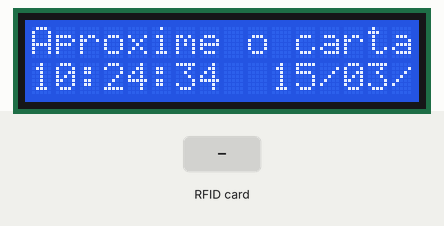
A program run on a simulated Arduino Nano, built with avr-gcc and run on an emulated ATmega328P. On the bench: 16×2 character LCD. The inputs (shaded band) are chosen by the test bench. The local clock reads 2024-03-15 10:24:30 at power-on unless the program sets it; storage starts empty; what the program prints to the serial monitor is not drawn.

Above: at 4.3 s.
4.4 s: RFID card 5E 7A 19 C4 held to the reader
At 4.48 s:
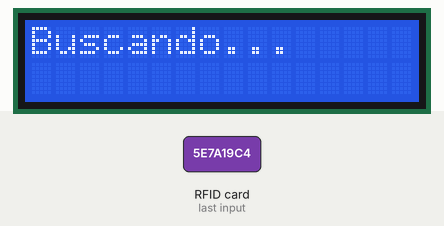
At 5.3 s:
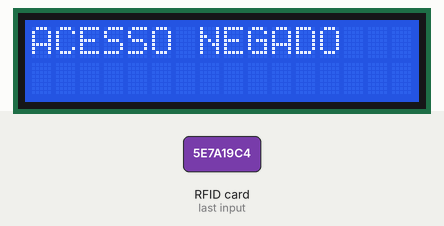
Timing chart, 0 to 7.4 s (numbered marks = the images above; inputs shaded):
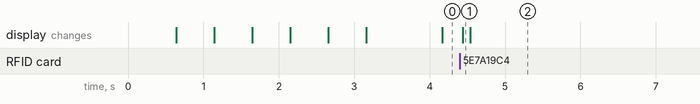

Measured:
- after the input at 4.4 s, the display: changes at once (image 1)

The program:

main.cpp
```cpp
#include <Arduino.h>
#include <LiquidCrystal.h>
LiquidCrystal lcd(7, 6, 2, 5, 3, 4);

#include <MFRC522.h> // for the RFID
#include <SPI.h> // for the RFID and SD card module
#include <SD.h> // for the SD card
#include <RTClib.h> // for the RTC
#include <string.h>


// define pins for RFID
#define CS_RFID 10
#define RST_RFID 9

// define select pin for SD card module
#define CS_SD A0

// Create a file to store the data
File myFile;
char *fileName = (char*)malloc(13*sizeof(char));

// Instance of the class for RFID
MFRC522 rfid(CS_RFID, RST_RFID);
DateTime now;

// Variable to hold the tag's UID
char* uidChar = (char*)malloc(12*sizeof(char));

// Instance of the class for RTC
RTC_DS1307 rtc;

// General Variable
int contLoop = 10;
char tmp[5] = "";


boolean readRFID() {
  Serial.print("RFID.getID()==========");
  if ( !rfid.PICC_ReadCardSerial()){
    Serial.println("FAIL_READ");
    return false;
  }
  MFRC522::PICC_Type piccType = rfid.PICC_GetType(rfid.uid.sak);
  if (
    piccType != MFRC522::PICC_TYPE_MIFARE_MINI &&
    piccType != MFRC522::PICC_TYPE_MIFARE_1K &&
    piccType != MFRC522::PICC_TYPE_MIFARE_4K) {
    Serial.println("FAIL_COMP");
    return false;
  }
  uidChar[0] = '\0';
  for (int i = 0; i < 4; i++) {
    sprintf(tmp, "%02X",rfid.uid.uidByte[i]);
    strcat(uidChar,tmp);
    if(i!=3){
      strcat(uidChar,":");
    }
  }
  rfid.PICC_HaltA();
  rfid.PCD_StopCrypto1();
  Serial.println("DONE");
  Serial.print("RFID.read()=== ");
  Serial.println(uidChar);
  return true;
}

boolean check_and_save(){
  digitalWrite(CS_SD, LOW);
  Serial.print("SDC.name_by_id()======");
  myFile = SD.open("user.csv", FILE_READ);
  delay(100);
  if (myFile.available()){
    if (myFile.find(uidChar)){
      myFile.read();
      lcd.setCursor(0, 0);
      lcd.print("BEM VINDO");
      lcd.setCursor(0, 1);
      lcd.print(myFile.readStringUntil('\n'));
      myFile.close();
      Serial.println("FIND");
      sprintf(fileName, "%02d%02d%04d.csv",now.day(),now.month(),now.year());
      Serial.print(fileName);
      Serial.print(".save()===");
      myFile = SD.open(fileName, FILE_WRITE);
      delay(200);
      if (myFile.availableForWrite()){
        sprintf(tmp,"%02d:",now.hour());
        myFile.print(tmp);
        sprintf(tmp,"%02d:",now.minute());
        myFile.print(tmp);
        sprintf(tmp,"%02d;",now.second());
        myFile.print(tmp);
        myFile.println(uidChar);
        myFile.close();
        digitalWrite(CS_SD,HIGH);
        Serial.println("DONE");
        return true;
      }else{
        Serial.println("FAIL_OPE");
      }
    }else{
      Serial.println("MISS_USE");
    }
  }else{
    Serial.println("FAIL_OPE");
  }
  lcd.setCursor(0, 0);
  lcd.print("ACESSO NEGADO");
  myFile.close();
  digitalWrite(CS_SD,HIGH);
  return false;
}


void setup() {
  // Init Serial port
  Serial.begin(9600);
  Serial.println("============BOOT==========");
  lcd.begin(16,2);
  lcd.clear();
  lcd.setCursor(0, 0);
  lcd.print("Iniciando...");

  // Init SPI bus
  SPI.begin();
  // Init MFRC522
  rfid.PCD_Init();

  // Setup for the SD card
  Serial.print("SDC.setup()===========");
  pinMode(CS_SD, OUTPUT);
  digitalWrite(CS_SD, LOW);
  lcd.setCursor(0, 1);
  lcd.print("TEST SDCard... ");
  delay(500);
  if(!SD.begin(CS_SD)) {
    Serial.println("FAIL_BEG");
    lcd.print("FAIL");
    while(1);
  }
  Serial.println("DONE");
  lcd.print("DONE");
  digitalWrite(CS_SD,HIGH);
  delay(500);

  // Setup for the RTC
  Serial.print("RTC.setup()===========");
  lcd.setCursor(0, 1);
  lcd.print("                    ");
  lcd.setCursor(0, 1);
  lcd.print("TEST RELOGIO.. ");
  delay(500);
  if(!rtc.begin()) {
    Serial.println("FAIL");
    lcd.print("FAIL");
    while(1);
  }
  if(!rtc.isrunning()) {
    rtc.adjust(DateTime(F(__DATE__), F(__TIME__)));
    Serial.print("*");
  }
  Serial.println("DONE");
  lcd.print("DONE");
  delay(500);


   // Setup for the RFID
  Serial.print("RFID.setup()==========");
  lcd.setCursor(0, 1);
  lcd.print("                    ");
  lcd.setCursor(0, 1);
  lcd.print("TEST RFID..... ");
  delay(500);
  if (rfid.PCD_DumpVersion() < 0){
    Serial.println("FAIL");
    lcd.print("FAIL");
    while(1);
  }
  Serial.println("DONE");
  lcd.print("DONE");
  delay(500);


  Serial.println("============END===========");
  lcd.clear();
  lcd.print("Aproxime o cartao.");
}

void loop() {
  // Atualizando o Relogio no Display

  if (contLoop > 7){
    now = rtc.now();
    lcd.setCursor(0, 1);
    sprintf(tmp,"%02d",now.hour());
    lcd.print(tmp);
    lcd.print(":");
    sprintf(tmp,"%02d",now.minute());
    lcd.print(tmp);
    lcd.print(":");
    sprintf(tmp,"%02d",now.second());
    lcd.print(tmp);
    lcd.print("  ");
    sprintf(tmp,"%02d",now.day());
    lcd.print(tmp);
    lcd.print("/");
    sprintf(tmp,"%02d",now.month());
    lcd.print(tmp);
    lcd.print("/");
    sprintf(tmp,"%04d",now.year());
    lcd.print(tmp);
    contLoop = 0;
  }

  // Verificando novo cartao
  if(rfid.PICC_IsNewCardPresent()) {
    if (readRFID()){
      lcd.clear();
      lcd.setCursor(0, 0);
      lcd.print("Buscando...");
      check_and_save();
      delay(3000);
      lcd.clear();
      lcd.print("Aproxime o cartao.");
      contLoop = 10;
    }
  }
  delay(100);
  contLoop ++;
}
```
